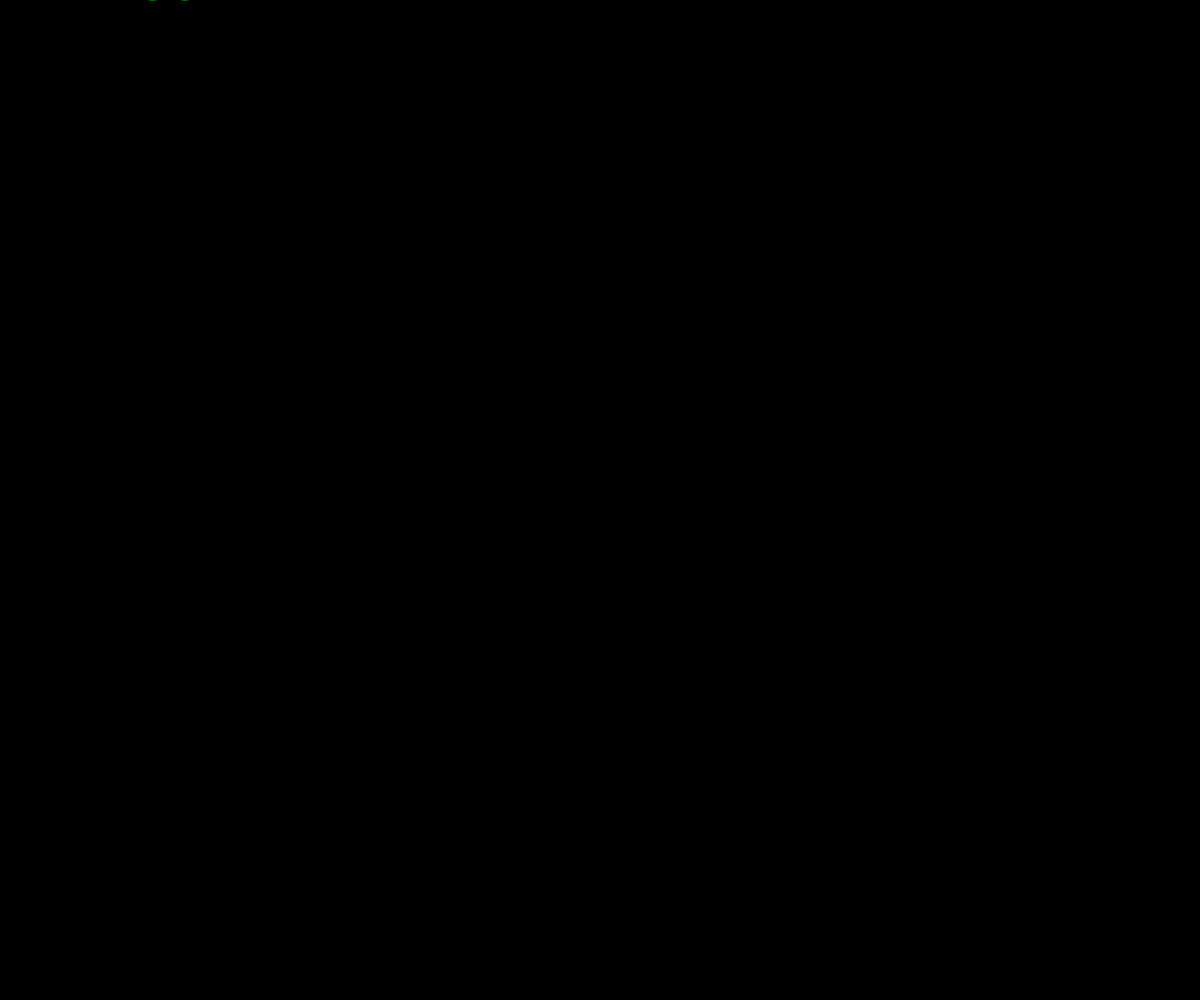
Frame 1 (no input)
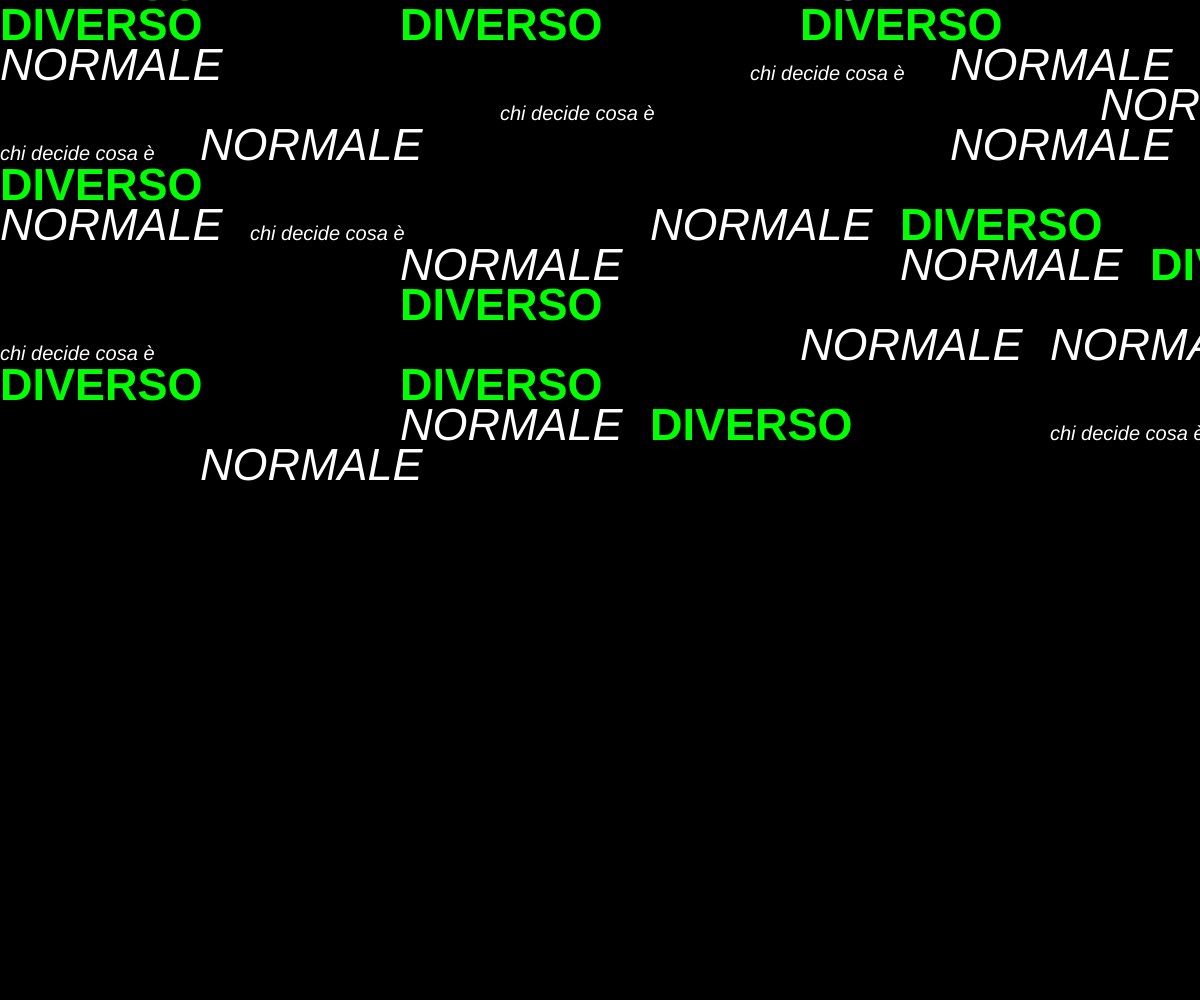
Frame 60 (no input)
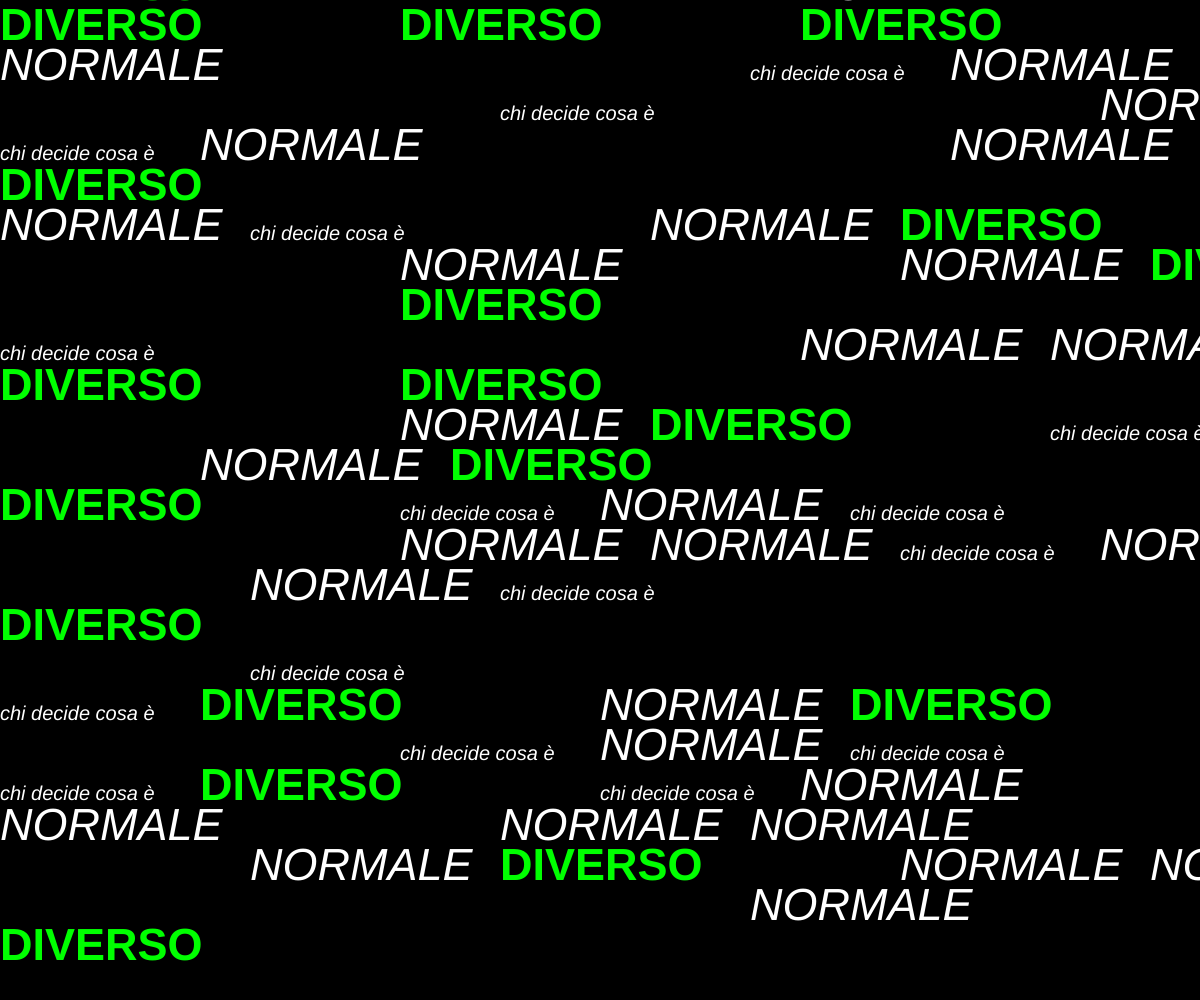
Frame 120 (the mouse pressed at the canvas centre since frame 60)

The p5.js sketch that drew these frames (run headless with seeded random() and noise() and a simulated clock; from frame 60 on, the mouse is pressed at the canvas centre):

// p5.js sketch
// ── sketch.js
                                                   
//# #####  ###### #    # ###### #####   ####    ##   
//# #    # #      #    # #      #    # #       #  #  
//# #    # #####  #    # #####  #    #  ####  #    # 
//# #####  #      #    # #      #####       # ###### 
//# #   #  #       #  #  #      #   #  #    # #    # 
//# #    # ######   ##   ###### #    #  ####  #    # 

// -
// chidecidecosaènormale 0.1 by IreneBacherotti [normale, diverso]
// 2022 © IreneBacherotti @irebache, Daniele @Fupete and the course DS-2022 at DESIGN.unirsm 
// github.com/ds-2022-unirsm — github.com/fupete
// Educational purposes, MIT License, 2022, San Marino
// —





let x=0;
let y=0;
let w=200;
let h=40;
function setup() {
  createCanvas(windowWidth, windowHeight);
  background(0);
  fill(random(255));
  
  colorMode(RGB);
}

function draw() {
  noStroke();
colorMode(RGB);

   textSize(45);
  
   


  
  //rect(x,y,20,20);
  let caso=random();
  
  if (caso<0.10){
    fill (255);
      textSize(20);
    textStyle(ITALIC);
       text('chi decide cosa è', x, y);
    w= 200
  
  }else if (caso<0.30) {
      textStyle(BOLD);
     fill(0,255,0);
  
      text('DIVERSO', x, y); 
  
w= 400
  }//else if (caso<0.45){
      //rect(x, y, 100, 20);
  //}
else if (caso<0.60){
    textStyle(ITALIC);
  fill (255);
      text('NORMALE', x, y);

  w= 250
  }
  else{
       text('',x,y);
  }
  
  x=x+w;
  if (x>width){
    x=0;
    y=y+h;
  }
  if (y>height){
    x=0;
    y=0;
   background(0);;

  }
  
  
}
